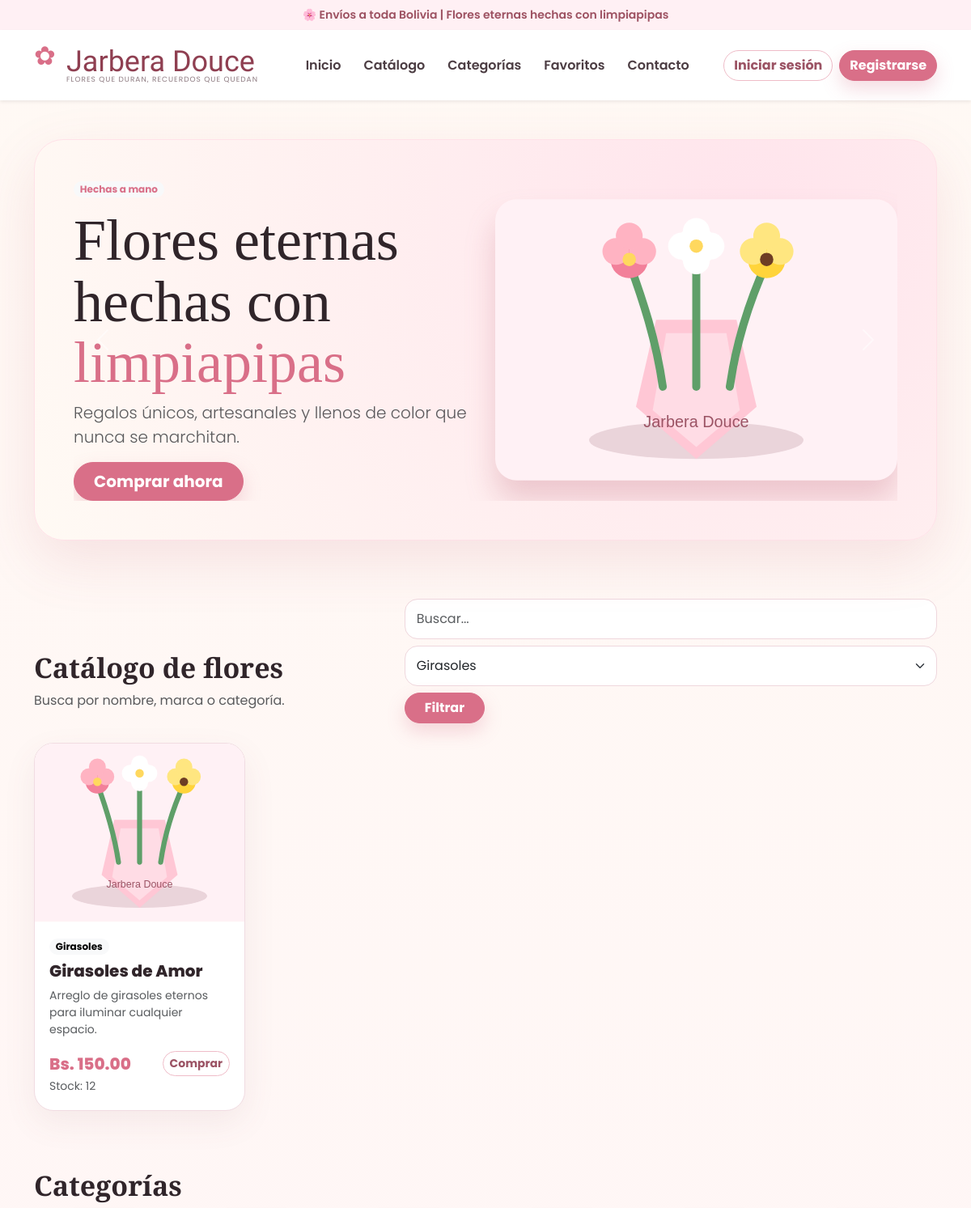
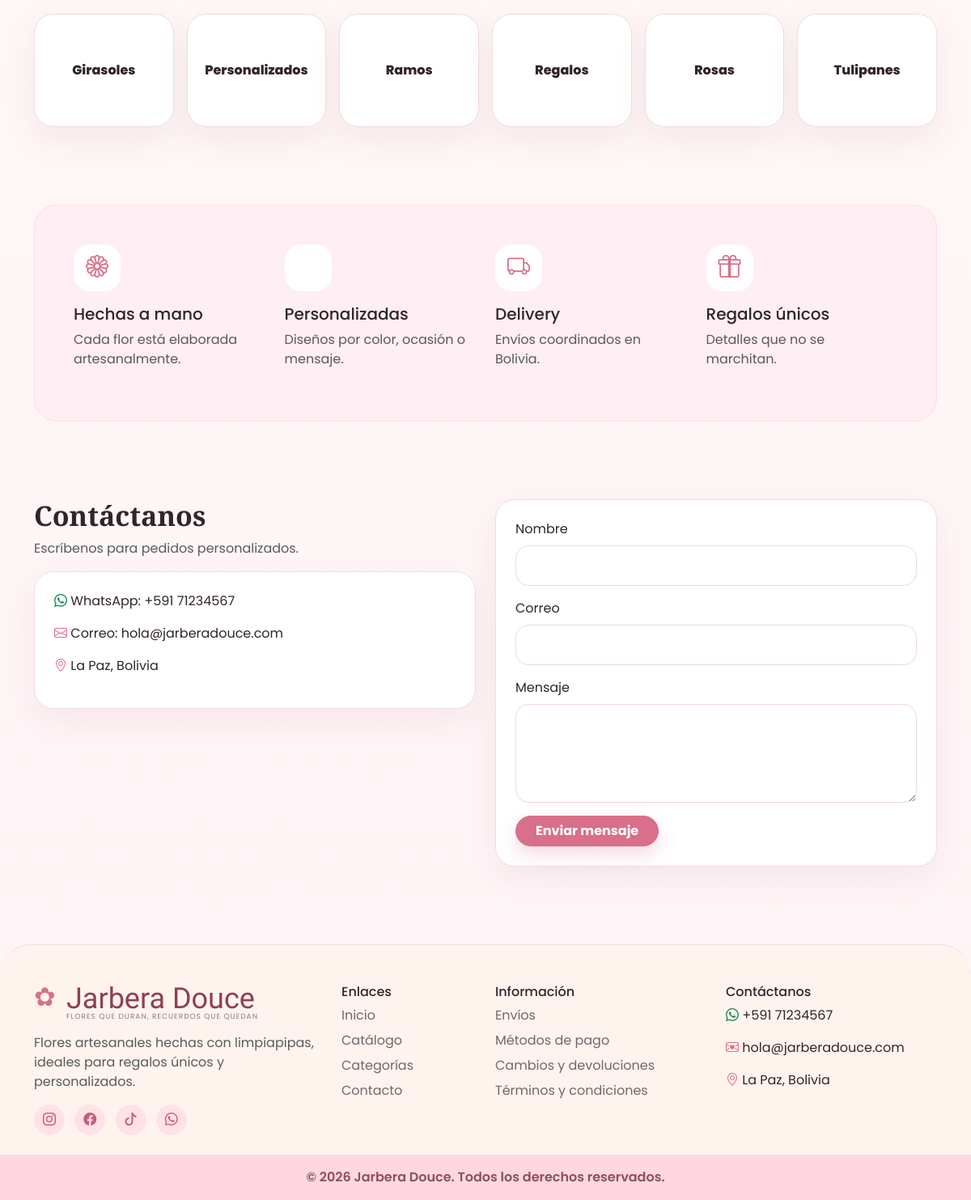
/index.php?categoria=4, run on the app's committed database (2 pictures, top to bottom).
### tables this page shows
CREATE TABLE productos (
    id_producto INT AUTO_INCREMENT PRIMARY KEY,
    id_categoria INT NOT NULL,
    nombre VARCHAR(120) NOT NULL,
    marca VARCHAR(100) NOT NULL DEFAULT 'Jarbera Douce',
    descripcion TEXT NULL,
    precio DECIMAL(10,2) NOT NULL,
    stock INT NOT NULL DEFAULT 0,
    imagen VARCHAR(255) DEFAULT 'assets/img/default.svg',
    destacado TINYINT(1) NOT NULL DEFAULT 0,
    estado TINYINT(1) NOT NULL DEFAULT 1,
    FOREIGN KEY (id_categoria) REFERENCES categorias(id_categoria)
        ON UPDATE CASCADE ON DELETE RESTRICT
);

CREATE TABLE categorias (
    id_categoria INT AUTO_INCREMENT PRIMARY KEY,
    nombre_categoria VARCHAR(100) NOT NULL,
    descripcion TEXT NULL
);

### config/conexion.php (called while the page is built, shortened)
<?php
function e($valor) {
    return htmlspecialchars((string)$valor, ENT_QUOTES, 'UTF-8');
}
function url($ruta = '') {
    return APP_URL . '/' . ltrim($ruta, '/');
}
function estaLogueado() {
    return isset($_SESSION['usuario']);
}
function esCliente() {
    return estaLogueado() && $_SESSION['usuario']['rol'] === 'cliente';
}
?>

### index.php (the view, shortened to what this page needs)
<?php
require_once __DIR__ . '/config/conexion.php';
$buscar = trim($_GET['buscar'] ?? '');
$id_categoria = (int)($_GET['categoria'] ?? 0);
$categorias = $conexion->query("SELECT * FROM categorias ORDER BY nombre_categoria")->fetch_all(MYSQLI_ASSOC);
$sql = "SELECT p.*, c.nombre_categoria
        FROM productos p
        INNER JOIN categorias c ON p.id_categoria = c.id_categoria
        WHERE p.estado = 1";
$params = [];
$tipos = '';
if ($id_categoria > 0) {
    $sql .= " AND p.id_categoria = ?";
    $params[] = $id_categoria;
    $tipos .= 'i';
}
$sql .= " ORDER BY p.destacado DESC, p.nombre ASC";
$stmt = $conexion->prepare($sql);
if ($params) {
    $stmt->bind_param($tipos, ...$params);
}
$stmt->execute();
$productos = $stmt->get_result()->fetch_all(MYSQLI_ASSOC);
include __DIR__ . '/includes/header.php';
?>
<section class="container py-5">
    <div id="sliderPrincipal" class="carousel slide hero-card p-4 p-lg-5" data-bs-ride="carousel">
        <div class="carousel-inner">
            <div class="carousel-item active">
                <div class="row align-items-center g-4">
                    <div class="col-lg-6">
                        <span class="badge rounded-pill bg-light text-rose mb-3">Hechas a mano</span>
                        <h1 class="hero-title">Flores eternas hechas con <span>limpiapipas</span></h1>
                        <p class="lead text-muted">
                            Regalos únicos, artesanales y llenos de color que nunca se marchitan.
                        </p>
                        <a href="#catalogo" class="btn btn-rose btn-lg rounded-pill px-4">
                            Comprar ahora
                        </a>
                    </div>
                    <div class="col-lg-6 text-center">
                        <img src="<?= url('assets/img/default.svg') ?>" class="hero-img" alt="Flores de limpiapipas">
                    </div>
                </div>
            </div>
        </div>
        <button class="carousel-control-prev" type="button" data-bs-target="#sliderPrincipal" data-bs-slide="prev">
            <span class="carousel-control-prev-icon"></span>
        </button>
        <button class="carousel-control-next" type="button" data-bs-target="#sliderPrincipal" data-bs-slide="next">
            <span class="carousel-control-next-icon"></span>
        </button>
    </div>
</section>
<section id="catalogo" class="container py-4">
    <div class="d-flex justify-content-between align-items-end flex-wrap gap-3 mb-4">
        <div>
            <h2 class="section-title">Catálogo de flores</h2>
            <p class="text-muted">Busca por nombre, marca o categoría.</p>
        </div>
        <form method="get" class="d-flex flex-wrap gap-2">
            <input type="search" name="buscar" class="form-control" placeholder="Buscar..." value="<?= e($buscar) ?>">
            <select name="categoria" class="form-select">
                <?php foreach ($categorias as $cat): ?>
                    <option value="<?= $cat['id_categoria'] ?>" <?= $id_categoria == $cat['id_categoria'] ? 'selected' : '' ?>>
                        <?= e($cat['nombre_categoria']) ?>
                    </option>
                <?php endforeach; ?>
            </select>
            <button class="btn btn-rose rounded-pill px-4">Filtrar</button>
        </form>
    </div>
    <div class="row g-4">
        <?php foreach ($productos as $producto): ?>
            <div class="col-md-6 col-lg-4 col-xl-3">
                <div class="product-card h-100 position-relative">
                    <img src="<?= url($producto['imagen']) ?>" class="product-img" alt="<?= e($producto['nombre']) ?>">
                    <div class="product-body">
                        <span class="badge text-bg-light rounded-pill mb-2"><?= e($producto['nombre_categoria']) ?></span>
                        <h5 class="product-title"><?= e($producto['nombre']) ?></h5>
                        <p class="text-muted small"><?= e($producto['descripcion']) ?></p>
                        <div class="d-flex justify-content-between align-items-center">
                            <span class="product-price">Bs. <?= number_format($producto['precio'], 2) ?></span>
                            <?php if (esCliente()): ?>
                                <form method="post" action="<?= url('carrito_accion.php') ?>">
                                    <input type="hidden" name="accion" value="agregar">
                                    <input type="hidden" name="id_producto" value="<?= $producto['id_producto'] ?>">
                                    <button class="icon-btn"><i class="bi bi-plus-lg"></i></button>
                                </form>
                            <?php elseif (!estaLogueado()): ?>
                                <a href="<?= url('auth/login.php') ?>" class="btn btn-sm btn-outline-rose rounded-pill">Comprar</a>
                            <?php endif; ?>
                        </div>
                        <small class="text-muted">Stock: <?= (int)$producto['stock'] ?></small>
                    </div>
                </div>
            </div>
        <?php endforeach; ?>
    </div>
</section>
<section id="categorias" class="container py-5">
    <h2 class="section-title mb-4">Categorías</h2>
    <div class="row g-3">
        <?php foreach ($categorias as $cat): ?>
            <div class="col-6 col-md-4 col-lg-2">
                <a class="category-card text-center" href="<?= url('index.php?categoria=' . $cat['id_categoria'] . '#catalogo') ?>">
                    <?= e($cat['nombre_categoria']) ?>
                </a>
            </div>
        <?php endforeach; ?>
    </div>
</section>
<section class="container py-5">
    <div class="benefits p-4 p-lg-5">
        <div class="row g-4">
            <div class="col-md-3">
                <div class="benefit-icon mb-3"><i class="bi bi-flower1"></i></div>
                <h5>Hechas a mano</h5>
                <p class="text-muted">Cada flor está elaborada artesanalmente.</p>
            </div>
            <div class="col-md-3">
                <div class="benefit-icon mb-3"><i class="bi bi-pencil-heart"></i></div>
                <h5>Personalizadas</h5>
                <p class="text-muted">Diseños por color, ocasión o mensaje.</p>
            </div>
            <div class="col-md-3">
                <div class="benefit-icon mb-3"><i class="bi bi-truck"></i></div>
                <h5>Delivery</h5>
                <p class="text-muted">Envíos coordinados en Bolivia.</p>
            </div>
            <div class="col-md-3">
                <div class="benefit-icon mb-3"><i class="bi bi-gift"></i></div>
                <h5>Regalos únicos</h5>
                <p class="text-muted">Detalles que no se marchitan.</p>
            </div>
        </div>
    </div>
</section>
<section id="contacto" class="container py-5">
    <div class="row g-4">
        <div class="col-lg-6">
            <h2 class="section-title">Contáctanos</h2>
            <p class="text-muted">Escríbenos para pedidos personalizados.</p>
            <div class="soft-card p-4">
                <p><i class="bi bi-whatsapp text-success"></i> WhatsApp: +591 71234567</p>
                <p><i class="bi bi-envelope text-rose"></i> Correo: hola@jarberadouce.com</p>
                <p><i class="bi bi-geo-alt text-rose"></i> La Paz, Bolivia</p>
            </div>
        </div>
        <div class="col-lg-6">
            <form class="soft-card p-4 needs-validation" novalidate onsubmit="return false;">
                <div class="mb-3">
                    <label class="form-label">Nombre</label>
                    <input class="form-control" required>
                </div>
                <div class="mb-3">
                    <label class="form-label">Correo</label>
                    <input type="email" class="form-control" required>
                </div>
                <div class="mb-3">
                    <label class="form-label">Mensaje</label>
                    <textarea class="form-control" rows="4" required></textarea>
                </div>
                <button class="btn btn-rose rounded-pill px-4">Enviar mensaje</button>
            </form>
        </div>
    </div>
</section>
<?php include __DIR__ . '/includes/footer.php'; ?>

### assets/css/styles.css (style rules this page uses)
:root { --rose:#d96f88; --rose-dark:#b94f68; --rose-soft:#ffe4ea; --cream:#fffaf4; --ink:#30252a; }
body { font-family:'Poppins',sans-serif; background:linear-gradient(180deg,#fff9f4,#fff4f7); color:var(--ink); }
.btn-rose { background:var(--rose); border-color:var(--rose); color:white; font-weight:700; box-shadow:0 10px 22px rgba(217,111,136,.25); }
.btn-outline-rose { border:1px solid #efbcc8; color:#9b5364; font-weight:700; background:white; }
.text-rose { color:var(--rose)!important; }
.hero-card { border-radius:36px; background:radial-gradient(circle at 80% 20%,#ffe4ec,#fffaf4); box-shadow:0 25px 70px rgba(185,79,104,.13); border:1px solid #ffe1e8; overflow:hidden; }
.hero-title { font-family:'Playfair Display',serif; font-size:clamp(42px,6vw,76px); line-height:1.05; }
.hero-title span { color:var(--rose); }
.hero-img { width:100%; max-height:430px; object-fit:contain; filter:drop-shadow(0 25px 18px rgba(178,72,95,.23)); }
.section-title { font-family:'Playfair Display',serif; font-weight:700; font-size:34px; }
.product-card, .soft-card, .category-card, .table-card, .auth-card { background:white; border:1px solid #f1dce2; border-radius:24px; box-shadow:0 15px 40px rgba(130,80,92,.08); }
.product-card { overflow:hidden; transition:.25s; }
.product-img { height:220px; width:100%; object-fit:cover; background:#fff2f5; }
.product-body { padding:18px; }
.product-title { font-weight:800; }
.product-price { color:var(--rose); font-size:20px; font-weight:800; }
.category-card { text-decoration:none; color:var(--ink); height:140px; display:flex; align-items:center; justify-content:center; font-weight:800; transition:.25s; }
.benefits { background:#ffeef3; border-radius:28px; border:1px solid #ffdce5; }
.benefit-icon { width:58px; height:58px; display:grid; place-items:center; background:white; border-radius:20px; color:var(--rose); font-size:28px; }
.form-control, .form-select { border-radius:16px; border-color:#efd7dd; padding:12px 14px; }

### data on the page
productos: imagen (placeholder picture), id_categoria.nombre_categoria "Girasoles", nombre "Girasoles de Amor", descripcion "Arreglo de girasoles eternos para iluminar cualquier espacio.", precio "150.00", stock "12"
categorias: nombre_categoria "Girasoles"
categorias: nombre_categoria "Personalizados"
categorias: nombre_categoria "Ramos"
categorias: nombre_categoria "Regalos"
categorias: nombre_categoria "Rosas"
categorias: nombre_categoria "Tulipanes"

### other printed values
form field categoria "Girasoles"
